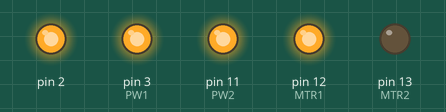
Recording of a sketch running on a simulated Arduino Uno, built with avr-gcc and run on an emulated ATmega328P. Shown: output pins drawn as LEDs (lit = HIGH).

Above: at 0.1 s.
Timing chart, 0 to 1.6 s (numbered marks = the images above):
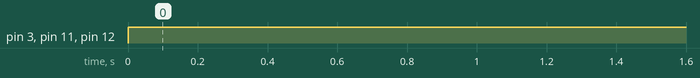

The sketch:

CARCODE.ino
```cpp
/**
*The purpose of this code is to create a basic motor system. It is designed to be combined with higher concepts
*such as joystick use or ultrasound sensors.
*@author Emily Hickey
*/

int MTR1 = 12;
int MTR2 = 13;
int PW1 = 3;
int PW2 = 11;

void setup() {
  //Connects all of the motors and their powers to pins on the board
  pinMode(MTR1, OUTPUT);
  pinMode(MTR2, OUTPUT);
  pinMode(PW1, OUTPUT);
  pinMode(PW2, OUTPUT);

  //Generate a "switch" that was a wire
  pinMode(2, OUTPUT);
  digitalWrite(2, HIGH);
  while(digitalRead(2) == LOW){
    /**Infintie loop
    *To explain further, this infinite loop will run until the wire is pulled from
    *one of its two pins, thus breaking the connection. Once the infinite loop ends
    The code moves on to the loop() method */
  }
  }

void loop(){
  //Make both motors move at full power (255) in the same direction
  digitalWrite(MTR1, HIGH);
  analogWrite(PW1, 255);
  digitalWrite(MTR2, LOW);
  analogWrite(PW2, 255);
}
```

Measured:
- by itself, pin 3 (PW1), pin 11 (PW2), pin 12 (MTR1): LOW → HIGH at 0.00 s
